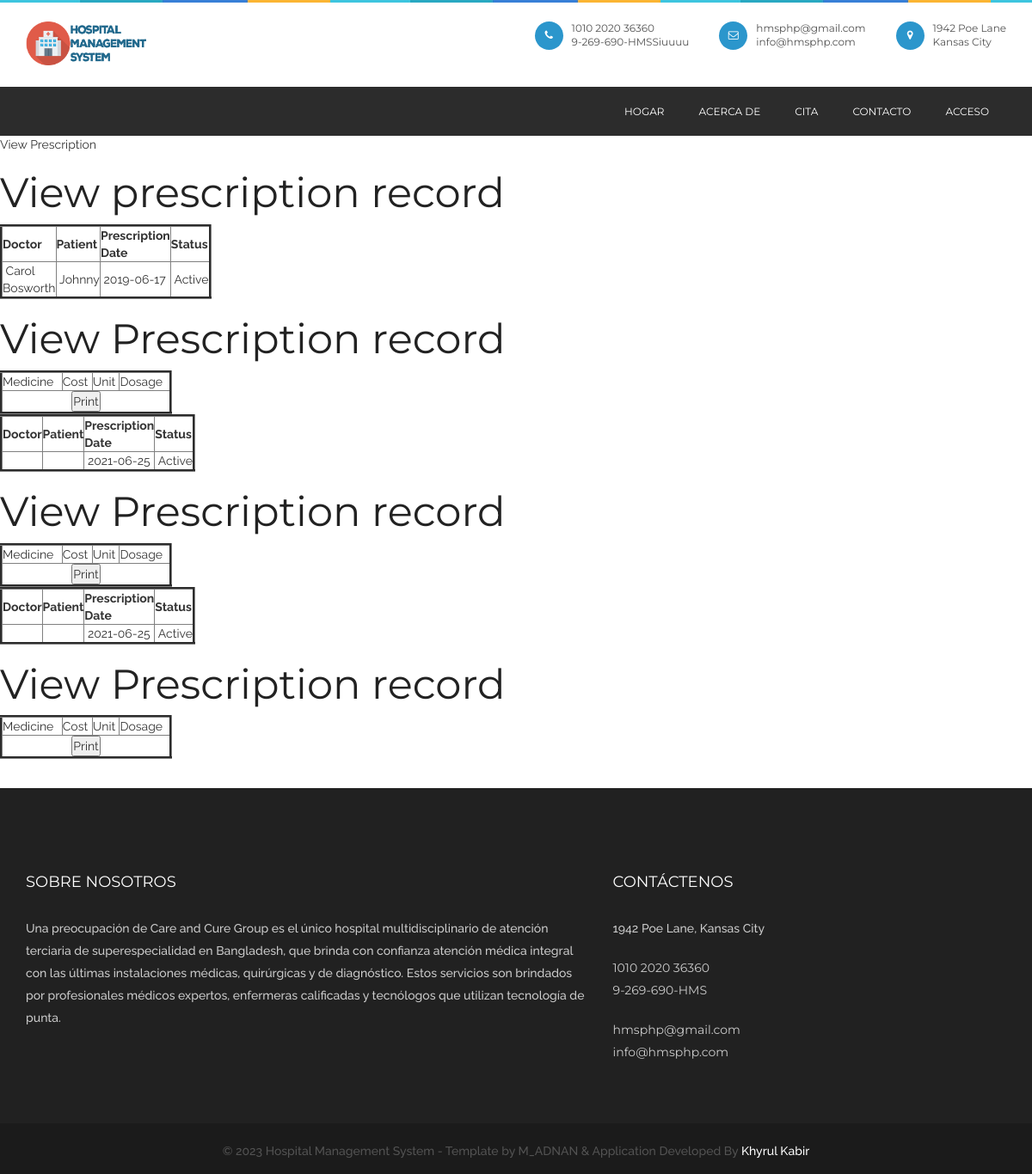
Screenshot of /viewprescription.php with the database file from the repository.
### tables this page shows
CREATE TABLE `prescription` (
  `prescriptionid` int(10) NOT NULL,
  `treatment_records_id` int(10) NOT NULL,
  `doctorid` int(10) NOT NULL,
  `patientid` int(10) NOT NULL,
  `delivery_type` varchar(10) NOT NULL COMMENT 'Delivered through appointment or online order',
  `delivery_id` int(10) NOT NULL COMMENT 'appointmentid or orderid',
  `prescriptiondate` date NOT NULL,
  `status` varchar(10) NOT NULL,
  `appointmentid` int(10) NOT NULL
);

CREATE TABLE `doctor` (
  `doctorid` int(10) NOT NULL,
  `doctorname` varchar(50) NOT NULL,
  `mobileno` varchar(15) NOT NULL,
  `departmentid` int(10) NOT NULL,
  `loginid` varchar(25) NOT NULL,
  `password` varchar(25) NOT NULL,
  `status` varchar(10) NOT NULL,
  `education` varchar(25) NOT NULL,
  `experience` float(11,1) NOT NULL,
  `consultancy_charge` float(10,2) NOT NULL
);

CREATE TABLE `patient` (
  `patientid` int(10) NOT NULL,
  `patientname` varchar(50) NOT NULL,
  `admissiondate` date NOT NULL,
  `admissiontime` time NOT NULL,
  `address` varchar(250) NOT NULL,
  `mobileno` varchar(15) NOT NULL,
  `city` varchar(25) NOT NULL,
  `pincode` varchar(20) NOT NULL,
  `loginid` varchar(50) NOT NULL,
  `password` varchar(25) NOT NULL,
  `bloodgroup` varchar(20) NOT NULL,
  `gender` varchar(10) NOT NULL,
  `dob` date NOT NULL,
  `status` varchar(10) NOT NULL
);

### viewprescription.php (the view, shortened to what this page needs)
<?php
include("header.php");
include("dbconnection.php");
?>
<div class="wrapper col2">
  <div id="breadcrumb">
    <ul>
      <li class="first">View Prescription</li></ul>
  </div>
</div>
<div class="wrapper col4">
  <div id="container">
    <h1>View prescription record</h1>
<?php
$sql ="SELECT * FROM prescription";
$qsql = mysqli_query($con,$sql);
while($rs = mysqli_fetch_array($qsql))
{
	$sqlpatient = "SELECT * FROM patient WHERE patientid='$rs[patientid]'";
	$qsqlpatient = mysqli_query($con,$sqlpatient);
	$rspatient = mysqli_fetch_array($qsqlpatient);
	$sqldoctor = "SELECT * FROM doctor WHERE doctorid='$rs[doctorid]'";
	$qsqldoctor = mysqli_query($con,$sqldoctor);
	$rsdoctor = mysqli_fetch_array($qsqldoctor);
?>
    <table width="200" border="3">
          <tbody>
            <tr>
              <td><strong>Doctor</strong></td>
              <td><strong>Patient</strong></td>
              <td><strong>Prescription Date</strong></td>
              <td><strong>Status</strong></td>
            </tr>
              <?php
            echo "<tr>
              <td>&nbsp;$rsdoctor[doctorname]</td>
              <td>&nbsp;$rspatient[patientname]</td>
               <td>&nbsp;$rs[prescriptiondate]</td>
            <td>&nbsp;$rs[status]</td>
            </tr>";
            ?>
          </tbody>
        </table>
      <h1>View Prescription record</h1>
        <table width="200" border="3">
          <tbody>
            <tr>
              <td>Medicine</td>
              <td>Cost</td>
              <td>Unit</td>
              <td>Dosage</td>
            </tr>
            <tr>
              <td colspan="6"><div align="center">
                <input type="submit" name="print" id="print" value="Print" onclick="myFunction()"/>
              </div></td>
              </tr>
          </tbody>
        </table>
<?php
}
?>        <p>&nbsp;</p>
  </div>
</div>
<?php
include("footer.php");
?>

### css/style.css (style rules this page uses)
* { margin: 0px; padding: 0px; }
body { background: #fff; font-weight: normal; position: relative; font-size: 14px; font-family: "Raleway", sans-serif; }
h1, h2, h3, h4, h5, h6 { font-weight: normal; color: #222222; font-family: "Montserrat", sans-serif; }
h1 { font-size: 48px; }
p { color: #535353; font-size: 14px; letter-spacing: 0px; line-height: 24px; font-weight: 500; text-rendering: optimizeLegibility; }

### rows the page displays
prescription: doctorid.doctorname "Carol Bosworth", patientid.patientname "Johnny", prescriptiondate "2019-06-17", status "Active"
prescription: prescriptiondate "2021-06-25", status "Active"
prescription: prescriptiondate "2021-06-25", status "Active"
